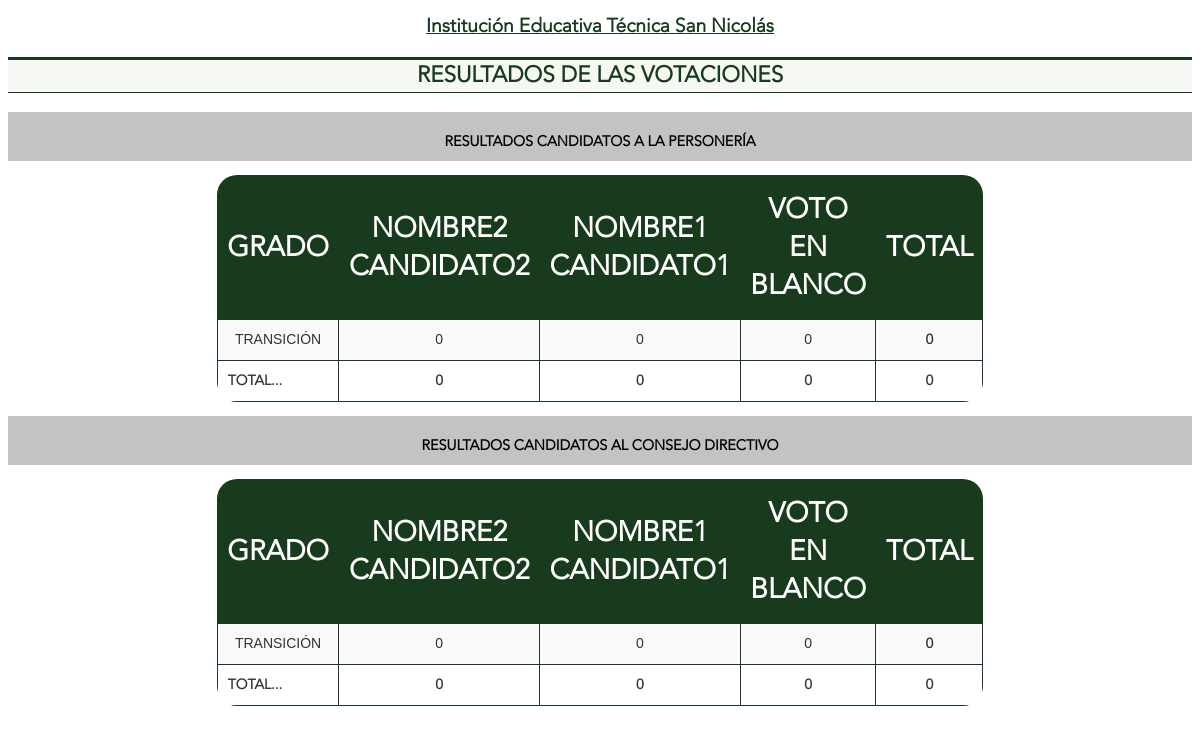
The app's page /administrador/resultados.php (signed in) with its own data.
### tables this page shows
CREATE TABLE IF NOT EXISTS `general` (
  `id` int(11) NOT NULL AUTO_INCREMENT,
  `institucion` varchar(100) NOT NULL,
  `descripcion` varchar(100) NOT NULL,
  `activo` varchar(1) NOT NULL,
  `clave` varchar(1) NOT NULL,
  PRIMARY KEY (`id`)
);

CREATE TABLE IF NOT EXISTS `categorias` (
  `id` int(11) NOT NULL AUTO_INCREMENT,
  `nombre` varchar(100) NOT NULL,
  `descripcion` varchar(100) NOT NULL,
  PRIMARY KEY (`id`)
);

CREATE TABLE IF NOT EXISTS `candidatos` (
  `id` int(11) NOT NULL AUTO_INCREMENT,
  `nombres` varchar(50) NOT NULL,
  `apellidos` varchar(50) NOT NULL,
  `representante` int(11) NOT NULL,
  PRIMARY KEY (`id`)
);

CREATE TABLE IF NOT EXISTS `grados` (
  `id` int(11) NOT NULL AUTO_INCREMENT,
  `grado` varchar(15) NOT NULL,
  PRIMARY KEY (`id`)
);

### funciones.php (called while the page is built, shortened)
<?php
function cambia_mayuscula($cadena) {
	$mayuscula="ABCDEFGHIJKLMNÑOPQRSTUVWXYZÁÉÍÓÚÜ";
	$minuscula="abcdefghijklmnñopqrstuvwxyzáéíóúü";
	return strtr($cadena,$minuscula,$mayuscula);
}
?>

### administrador/resultados.php (the view, shortened to what this page needs)
<?php
require_once("../funciones.php");
$link=conectarse();
$estado=mysqli_query($link, "select * from general");
$leer= mysqli_fetch_array($estado);
if(isset($_COOKIE['VotaDatAdmin'])) {
	echo '<!DOCTYPE html PUBLIC "-//W3C//DTD XHTML 1.0 Transitional//EN" "http://www.w3.org/TR/xhtml1/DTD/xhtml1-transitional.dtd">';
	echo '<html>';
	echo '<head>	<meta charset="UTF-8"><link rel="icon" href="./../iconos/EscudoColegio.png" type="image/png">
';
	echo '<link href="../estilo.css
" rel="stylesheet" type="text/css" />';
	echo '</head>';
	echo '<body>';
	echo '<h1>'.$leer['institucion'].'</h1>';
	echo '<h2>RESULTADOS DE LAS VOTACIONES</h2>';
	$resp5=mysqli_query($link, "select * from categorias");
	while($row5 = mysqli_fetch_array($resp5)) {
		echo '<div align="center">';
		echo '<p class="txtinicial">RESULTADOS '.cambia_mayuscula($row5['descripcion']).'</p>';
		echo '<table>';
		echo '<thead><tr><th>GRADO</th>';
		$resp4=mysqli_query($link, sprintf("select nombres,apellidos from candidatos where representante=%d order by apellidos DESC",$row5['id']));
		$w=0;
		while($row4 = mysqli_fetch_array($resp4)) {
			echo '<th>';
			echo $row4['nombres'].' '.$row4['apellidos'];
			echo '</th>';
			$ttl_colum[$w]=0;
			$w=$w+1;
		}
		echo '<th>TOTAL</th>';
		echo '</tr></thead>';
		$resp=mysqli_query($link, "select * from grados");
		$ttl_acum=0;
		while($row = mysqli_fetch_array($resp)) {
			$resp2=mysqli_query($link, sprintf("select id from candidatos where representante=%d order by apellidos DESC",$row5['id']));
			echo '<tr>';
			$ContCol=0;
			$ContRow=0;
			echo '<td class="cen">'.$row['grado'].'</td>';
			while($row2 = mysqli_fetch_array($resp2)) {
				$resp3=mysqli_query($link, sprintf("select count(id_estudiante) from voto,estudiantes where grado=%d and candidato=%d and estudiantes.id=id_estudiante",$row['id'],$row2['id']));
				$row3 = mysqli_fetch_array($resp3);
				echo '<td class="cen">'.$row3[0].'</td>';
				$ttl_colum[$ContCol]=$ttl_colum[$ContCol]+$row3[0];
				$ContCol=$ContCol+1;
				$ContRow=$ContRow+$row3[0];
				$ttl_acum=$ttl_acum+$row3[0];
			}
			echo '<td class="cen"><strong>'.$ContRow.'</strong></td>';
			echo '</tr>';
		}
			echo '<tr>';
			echo '<td><strong>TOTAL...</strong></td>';
			for ($i = 0; $i < $ContCol; $i++) {
				echo '<td class="cen"><strong>'.$ttl_colum[$i].'</strong></td>';
			}
			echo '<td class="cen"><strong>'.$ttl_acum.'</strong></td>';
			echo '</tr>';
			echo '</table>';
			echo '</div>';
	}
	echo '</body>';
	echo '</html>';
}
else {
        include_once("encabezado.html");
        echo '<table>';
        echo '<tr><td class="cen"><strong>Su sesión ha finalizado, por favor vuelva a ingresar al sistema</strong></td></tr>';
        echo '</table></div></body></html>';
}
?>

### estilo.css (style rules this page uses)
* { font-family: Avenir; }
p { font-size: 0.9em; font-family: Avenir; color: #000; text-align: justify; }
h1 { color: #183a1d; font-size: 1em; font-family: Avenir; text-decoration: underline; text-align: center; font-size: larger; }
h2 { color: #183a1d; text-align: center; font-size: 1.4em; border-top: 3px solid #183a1d; border-bottom: 1px solid #183a1d; background-color: #F6F8F3; padding: 0 20px 2px 20px; font-family: Avenir; }
table { margin: 0 auto; text-align: left; width: 30%; border-collapse: collapse; border: none; border-radius: 20px; overflow: hidden; }
thead th { background-color: #183a1d; color: #fffdfd; font-size: 28px; font-weight: bold; padding: 15px 10px; text-align: center; }
tbody tr:nth-child(odd) { background-color: #f9f9f9; }
tbody th, tbody td { font-size: 14px; font-family: 'Arial', sans-serif; color: #333; padding: 10px; border: 1px solid #183a1d; text-align: justify; }
.cen { text-align: center; transition: all 0.3s ease-in; }
.txtinicial { font-family: Avenir; font-weight: 700; text-align: center; background-color: #3333334a; padding: 20px 10px 10px 10px; }
tbody th, td { font-size: 0.8em; line-height: 1.4em; font-family: Avenir; color: #000; padding: 10px 7px; border-top: 1px solid #ffc400bb; border-right: 1px solid #DDDDDD; text-align: justify; }
:root { accent-color: #183a1d; }

### records on screen
general: institucion "Institución Educativa Técnica San Nicolás"
categorias: descripcion "CANDIDATOS A LA PERSONERÍA", i "0", ttl_acum "0"
candidatos: nombres "NOMBRE2", apellidos "CANDIDATO2", row3 "0"
candidatos: nombres "NOMBRE1", apellidos "CANDIDATO1", row3 "0"
candidatos: nombres "VOTO EN BLANCO", row3 "0"
grados: grado "TRANSICIÓN", ContRow "0"
categorias: descripcion "CANDIDATOS AL CONSEJO DIRECTIVO", i "0", ttl_acum "0"
candidatos: nombres "NOMBRE2", apellidos "CANDIDATO2", row3 "0"
candidatos: nombres "NOMBRE1", apellidos "CANDIDATO1", row3 "0"
candidatos: nombres "VOTO EN BLANCO", row3 "0"
